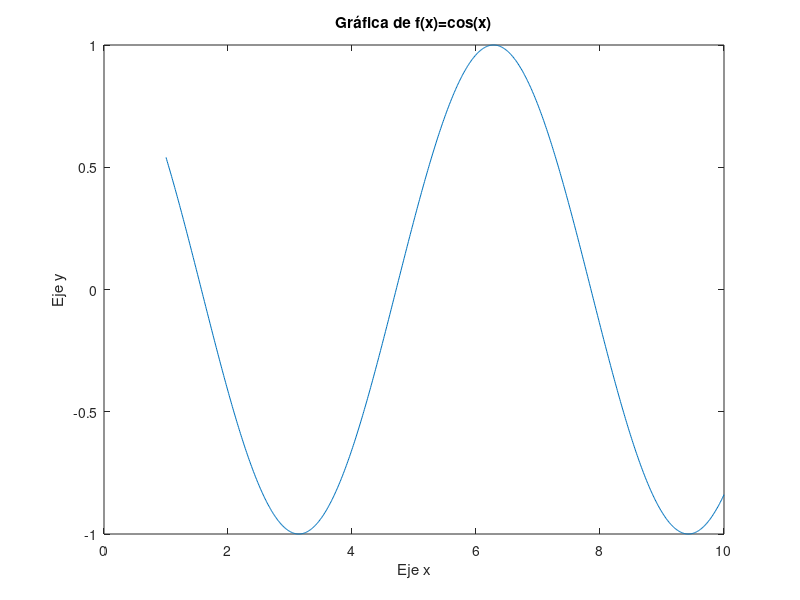

Here is the MATLAB script that generated this plot:

%% Inicialización del entorno de trabajo

% Limpiar la ventana de comandos.
clc;

% Eliminar todas las variables almacenadas en memoria.
clear;

% Cerrar todas las ventanas de figuras.
close all;

%% Definición de los datos

% Crear un vector de valores para el eje x.
ejex = 1:0.01:10;

% Evaluar la función cos(x) en cada punto del vector.
ejey = cos(ejex);

%% Gráfica de los datos

% Graficar únicamente los puntos.
% stem(ejex,ejey)

% Graficar la función uniendo los puntos mediante segmentos de recta.
plot(ejex,ejey)

%% Personalización de la gráfica

% Agregar un título a la figura.
title('Gráfica de f(x)=cos(x)')

% Etiquetar el eje horizontal.
xlabel('Eje x')

% Etiquetar el eje vertical.
ylabel('Eje y')
